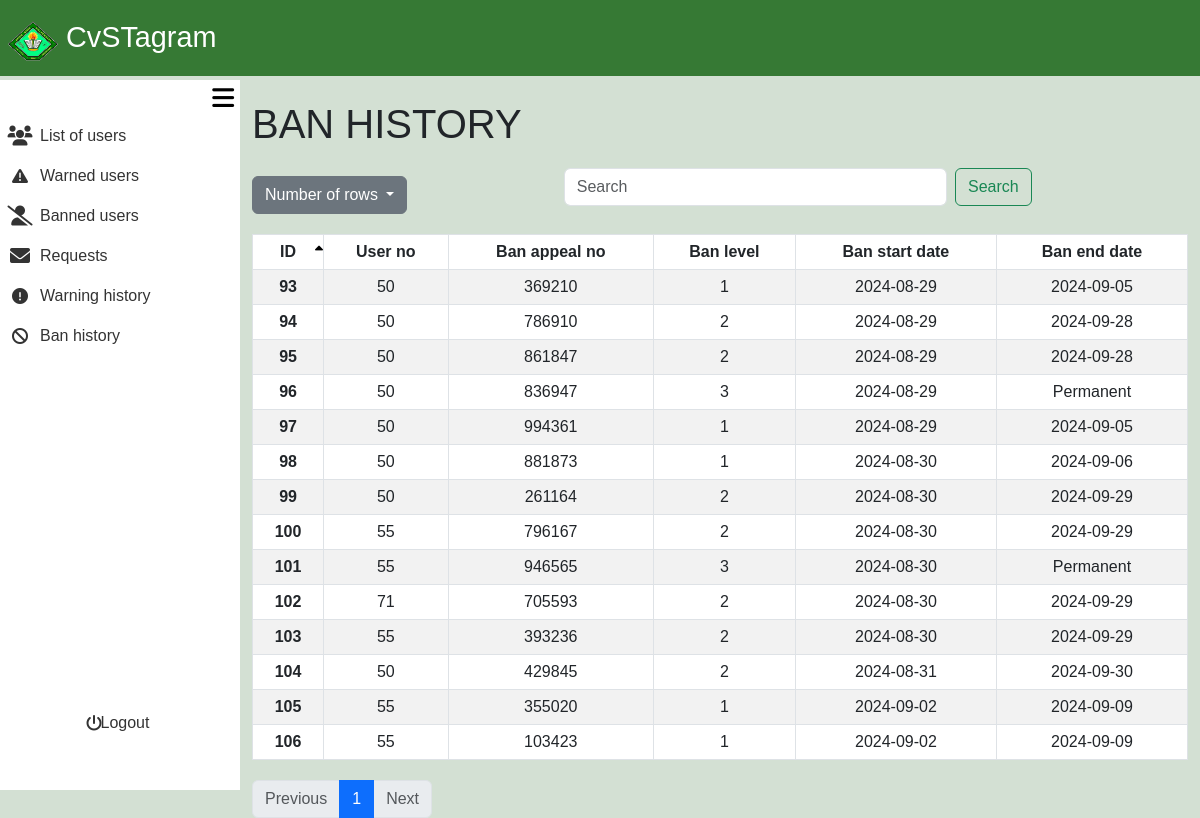
The app's page /admin_area/banned_user.php?rows=25&page=1 (signed in), older data.
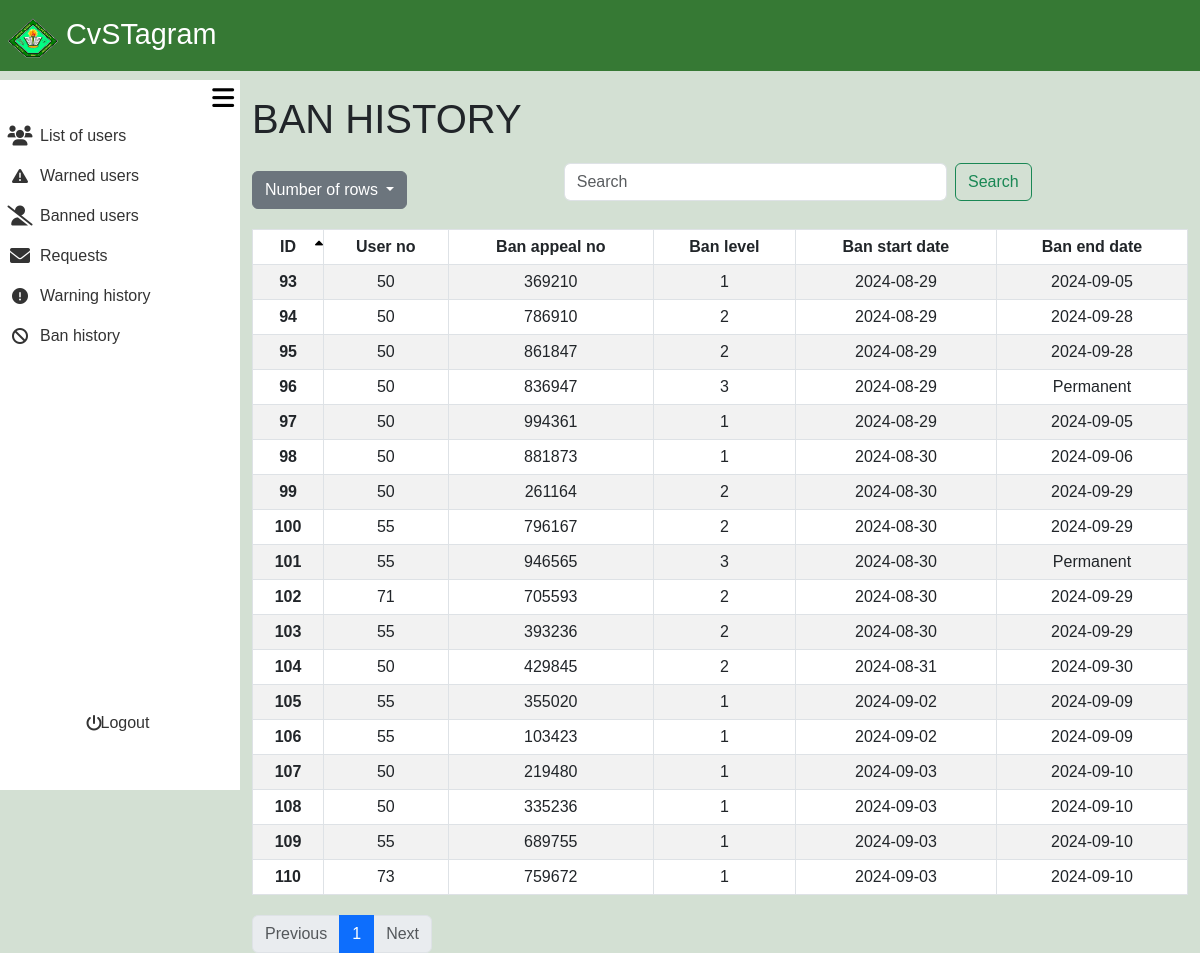
The same page, newer data.
### tables this page shows
CREATE TABLE `user_bans` (
  `ban_id` int(11) NOT NULL,
  `user_no` int(11) NOT NULL,
  `ban_appeal_id` int(11) NOT NULL,
  `ban_level` int(11) NOT NULL,
  `ban_start_date` date NOT NULL,
  `ban_end_date` date DEFAULT NULL
);

### admin_area/banned_user.php (the view, shortened to what the changed rows need)
<?php
require_once '../include/connect.php';
require_once '../include/bootsrap.php';
?>
<!DOCTYPE html>
<html lang="en">
<head>
    <link rel="stylesheet" href="admin_dashbaord.css?v=<?php echo time(); ?>">
</head>
<body>
<div class="container-fluid screen">
        <div class="container-fluid content">
<?php
$search = isset($_GET['search']) ? trim($_GET['search']) : '';
$sort_column = isset($_GET['sort']) ? $_GET['sort'] : 'ban_id';
$sort_direction = isset($_GET['direction']) && $_GET['direction'] == 'desc' ? 'desc' : 'asc';
$rows_per_page = isset($_GET['rows']) ? intval($_GET['rows']) : 10;
$page = isset($_GET['page']) ? intval($_GET['page']) : 1;
$offset = ($page - 1) * $rows_per_page;
$searchFilter = !empty($search) ? " AND (ban_id LIKE '%$search%' OR user_no LIKE '%$search%' OR ban_appeal_id LIKE '%$search%' OR ban_start_date LIKE '%$search%' OR ban_end_date LIKE '%$search%')" : "";
$query = "SELECT ban_id, user_no, ban_appeal_id, ban_level, ban_start_date, ban_end_date from user_bans
WHERE 1=1 $searchFilter
               ORDER BY $sort_column $sort_direction
               LIMIT $rows_per_page OFFSET $offset";
$usersResult = $con->query($query);
$totalQuery = "SELECT COUNT(*) AS total FROM user_bans";
$totalResult = $con->query($totalQuery);
$totalRecords = $totalResult->fetch_assoc()['total'];
$totalPages = ceil($totalRecords / $rows_per_page);
?>
    <div class="container mt-4 ">
        <h1>BAN HISTORY</h1>
        <table class="table table-bordered table-striped">
        <thead>
            <tr>
                <th scope="col" class="sortable <?php echo ($sort_column == 'ban_id') ? ($sort_direction == 'asc' ? 'asc' : 'desc') : ''; ?>" onclick="sortTable('fname')">ID<i class="fa-solid fa-sort-up"></i><i class="fa-solid fa-sort-down"></i></th>
                <th scope="col" class="sortable <?php echo ($sort_column == 'user_no') ? ($sort_direction == 'asc' ? 'asc' : 'desc') : ''; ?>" onclick="sortTable('user_no')">User no</th>
                <th scope="col" class="sortable <?php echo ($sort_column == 'ban_appeal_id') ? ($sort_direction == 'asc' ? 'asc' : 'desc') : ''; ?>" onclick="sortTable('ban_appeal_id')">Ban appeal no<i class="fa-solid fa-sort-up"></i><i class="fa-solid fa-sort-down"></i></th>
                <th scope="col" class="sortable <?php echo ($sort_column == 'ban_level') ? ($sort_direction == 'asc' ? 'asc' : 'desc') : ''; ?>" onclick="sortTable('ban_level')">Ban level<i class="fa-solid fa-sort-up"></i><i class="fa-solid fa-sort-down"></i></th>
                <th scope="col" class="sortable <?php echo ($sort_column == 'ban_start_date') ? ($sort_direction == 'asc' ? 'asc' : 'desc') : ''; ?>" onclick="sortTable('ban_start_date')">Ban start date<i class="fa-solid fa-sort-up"></i><i class="fa-solid fa-sort-down"></i></th>
                <th scope="col" class="sortable <?php echo ($sort_column == 'ban_end_date') ? ($sort_direction == 'asc' ? 'asc' : 'desc') : ''; ?>" onclick="sortTable('ban_end_date')">Ban end date<i class="fa-solid fa-sort-up"></i><i class="fa-solid fa-sort-down"></i></th>
            </tr>
        </thead>
                <tbody>
                    <?php
                        if ($usersResult) {
                            while ($row = $usersResult->fetch_assoc()) {
                                echo "<tr>";
                                echo "<th scope='row'>" . htmlspecialchars($row['ban_id']) . "</th>";
                                echo "<td>" . htmlspecialchars($row['user_no']) . "</td>";
                                echo "<td>" . htmlspecialchars($row['ban_appeal_id']) . "</td>";
                                echo "<td>" . htmlspecialchars($row['ban_level']) . "</td>";
                                echo "<td>" . htmlspecialchars($row['ban_start_date']) . "</td>";
                                if($row['ban_end_date'] === NULL){
                                    echo "<td> Permanent </td>";
                                }else{
                                    echo "<td>" . htmlspecialchars($row['ban_end_date']) . "</td>";
                                }
                                echo "</tr>";
                            }
                        } else {
                            echo "No results found or an error occurred.";
                        }
                    ?>
                </tbody>
        </table>
        <nav aria-label="Page navigation">
            <ul class="pagination">
                <?php for ($i = 1; $i <= $totalPages; $i++): ?>
                    <li class="page-item <?php if ($i == $page) echo 'active'; ?>">
                        <a class="page-link" href="?rows=<?php echo $rows_per_page; ?>&page=<?php echo $i; ?>&sort=<?php echo $sort_column; ?>&direction=<?php echo $sort_direction; ?>"><?php echo $i; ?></a>
                    </li>
                <?php endfor; ?>
            </ul>
        </nav>
    </div>
        </div>
    </div>
</body>
</html>

Row changes from the older to the newer data that the page shows:
added user_bans: ban_id "107", user_no "50", ban_appeal "219480", ban_level "1", ban_start_date "2024-09-03", ban_end_date "2024-09-10"
added user_bans: ban_id "108", user_no "50", ban_appeal "335236", ban_level "1", ban_start_date "2024-09-03", ban_end_date "2024-09-10"
added user_bans: ban_id "109", user_no "55", ban_appeal "689755", ban_level "1", ban_start_date "2024-09-03", ban_end_date "2024-09-10"
added user_bans: ban_id "110", user_no "73", ban_appeal "759672", ban_level "1", ban_start_date "2024-09-03", ban_end_date "2024-09-10"
